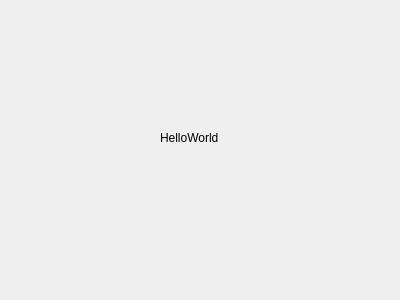
<?xml version="1.0" encoding="UTF-8"?>
<ui version="4.0">
 <class>Dialog</class>
 <widget class="QDialog" name="Dialog">
  <property name="geometry">
   <rect>
    <x>0</x>
    <y>0</y>
    <width>400</width>
    <height>300</height>
   </rect>
  </property>
  <property name="windowTitle">
   <string>Dialog</string>
  </property>
  <widget class="QLabel" name="label">
   <property name="geometry">
    <rect>
     <x>160</x>
     <y>130</y>
     <width>81</width>
     <height>16</height>
    </rect>
   </property>
   <property name="text">
    <string>HelloWorld</string>
   </property>
  </widget>
 </widget>
 <layoutdefault spacing="6" margin="11"/>
 <resources/>
 <connections/>
</ui>
